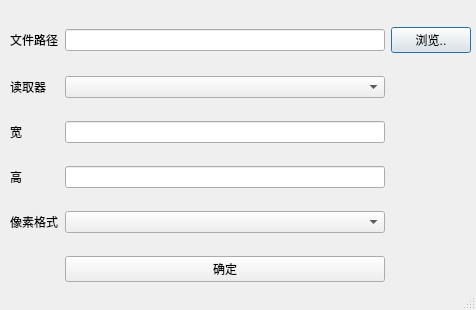
<?xml version="1.0" encoding="UTF-8"?>
<ui version="4.0">
 <class>OpenDialog</class>
 <widget class="QDialog" name="OpenDialog">
  <property name="geometry">
   <rect>
    <x>0</x>
    <y>0</y>
    <width>476</width>
    <height>310</height>
   </rect>
  </property>
  <property name="windowTitle">
   <string>打开文件对话框 / ImageZhuo</string>
  </property>
  <property name="sizeGripEnabled">
   <bool>true</bool>
  </property>
  <widget class="QWidget" name="gridLayoutWidget">
   <property name="geometry">
    <rect>
     <x>10</x>
     <y>10</y>
     <width>461</width>
     <height>291</height>
    </rect>
   </property>
   <layout class="QGridLayout" name="gridLayout">
    <item row="3" column="1">
     <widget class="QLineEdit" name="edt_height"/>
    </item>
    <item row="4" column="0">
     <widget class="QLabel" name="label_5">
      <property name="text">
       <string>像素格式</string>
      </property>
     </widget>
    </item>
    <item row="0" column="0">
     <widget class="QLabel" name="label">
      <property name="text">
       <string>文件路径</string>
      </property>
     </widget>
    </item>
    <item row="2" column="1">
     <widget class="QLineEdit" name="edt_width"/>
    </item>
    <item row="4" column="1">
     <widget class="QComboBox" name="combo_pixelFormat"/>
    </item>
    <item row="0" column="2">
     <widget class="QPushButton" name="btn_browse">
      <property name="text">
       <string>浏览..</string>
      </property>
     </widget>
    </item>
    <item row="3" column="0">
     <widget class="QLabel" name="label_4">
      <property name="text">
       <string>高</string>
      </property>
     </widget>
    </item>
    <item row="0" column="1">
     <widget class="QLineEdit" name="edt_filePath"/>
    </item>
    <item row="1" column="0">
     <widget class="QLabel" name="label_2">
      <property name="text">
       <string>读取器</string>
      </property>
     </widget>
    </item>
    <item row="1" column="1">
     <widget class="QComboBox" name="combo_reader"/>
    </item>
    <item row="2" column="0">
     <widget class="QLabel" name="label_3">
      <property name="text">
       <string>宽</string>
      </property>
     </widget>
    </item>
    <item row="5" column="1">
     <widget class="QPushButton" name="btn_done">
      <property name="text">
       <string>确定</string>
      </property>
     </widget>
    </item>
    <item row="5" column="2">
     <widget class="QLabel" name="lbl_hourglass">
      <property name="text">
       <string/>
      </property>
      <property name="pixmap">
       <pixmap resource="OpenDialog.qrc">:/icon/asset/hourglass.png</pixmap>
      </property>
     </widget>
    </item>
   </layout>
  </widget>
 </widget>
 <tabstops>
  <tabstop>edt_filePath</tabstop>
  <tabstop>btn_browse</tabstop>
  <tabstop>combo_reader</tabstop>
  <tabstop>edt_width</tabstop>
  <tabstop>edt_height</tabstop>
  <tabstop>combo_pixelFormat</tabstop>
  <tabstop>btn_done</tabstop>
 </tabstops>
 <resources>
  <include location="OpenDialog.qrc"/>
 </resources>
 <connections/>
</ui>
